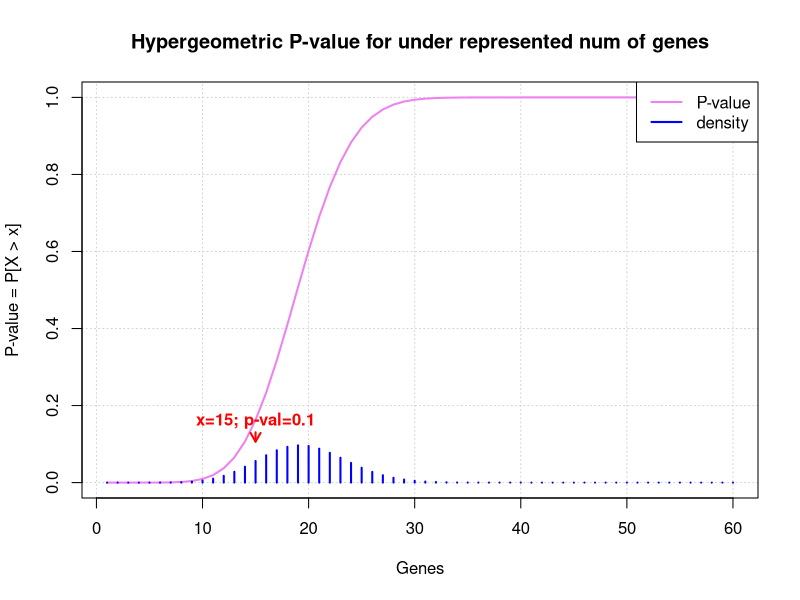

Recreate this plot in R.
# https://seqqc.wordpress.com/2019/07/25/how-to-use-phyper-in-r/
# http://pedagogix-tagc.univ-mrs.fr/courses/ASG1/practicals/go_statistics_td/go_statistics_td_2015.html

## Compute the distribution of P-values (for all possible values of x).
x <- 15
m <- 1570
n <- 12929-1570
k <- 161
tail <- T # Under represented (T); Enrichment (F) 

p.value <- phyper(q=x-1, 
                   m=m, 
                   n=n, 
                   k=k, 
                   lower.tail= tail # Under represented (T); Enrichment (F) 
                   )

x.range <- phyper(1:(x*4), 
                  m=m, 
                  n=n, 
                  k=k, 
                  lower.tail= tail
     )

## Plot the P-value distribution on linear scales
plot(1:(x*4), 
     x.range, 
     type="l", 
     lwd=2, 
     col="violet", 
     main="Hypergeometric P-value for under represented num of genes", 
     xlab="Genes", 
     ylab="P-value = P[X > x]", 
     ylim=c(0, 1), 
     panel.first=grid()
     )

dens = dhyper(1:(x*4), m, n, k)

## Arrow indicating observed value
arrows(x, max(dens)*1.35, x, max(dens)*1.1, lwd=2, col='red', angle=30, length=0.1, code=2)
text(x, max(dens)*1.65, labels=paste("x=", x, "; p-val=", signif(digits=1, p.value), sep=""), col="red", font=2)

## We can plot the density below the P-value
lines(1:(x*4), dens, type="h", col="blue", lwd=2)
legend("topright", legend=c("P-value", "density"), lwd=2, col=c("violet", "blue"), bg="white", bty="o")




